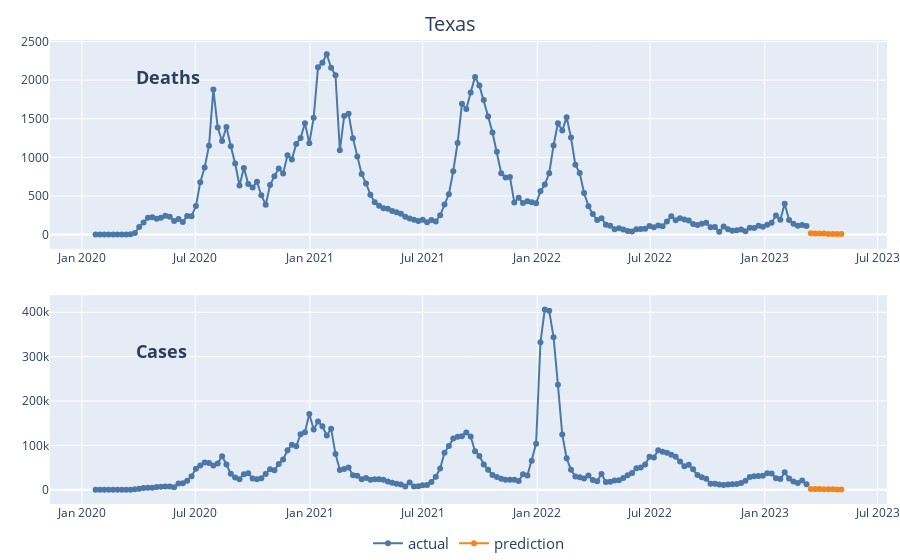

This figure's notebook cell:
### Markdown cell above
Weekly aggregate line graph:

### Code cell
figs[2]

### Figure 1 — Plotly figure (JSON) as saved in the notebook; plotly's stock layout.template omitted (floating-point values rounded to 4 significant figures; data arrays with more than 128 entries replaced by an {"elided": "..."} marker saying what was removed)
{"data": [{"line": {"color": "#4C78A8"}, "mode": "lines+markers", "name": "actual", "showlegend": true, "type": "scatter", "x": {"elided": "164 str values"}, "xaxis": "x", "y": {"elided": "164 int values"}, "yaxis": "y"}, {"line": {"color": "#F58518"}, "mode": "lines+markers", "name": "prediction", "showlegend": true, "type": "scatter", "x": ["2023-03-16T00:00:00", "2023-03-23T00:00:00", "2023-03-30T00:00:00", "2023-04-06T00:00:00", "2023-04-13T00:00:00", "2023-04-20T00:00:00", "2023-04-27T00:00:00", "2023-05-04T00:00:00"], "xaxis": "x", "y": [17, 14, 14, 13, 7, 7, 7, 7], "yaxis": "y"}, {"line": {"color": "#4C78A8"}, "mode": "lines+markers", "name": "actual", "showlegend": false, "type": "scatter", "x": {"elided": "164 str values"}, "xaxis": "x2", "y": {"elided": "164 int values"}, "yaxis": "y2"}, {"line": {"color": "#F58518"}, "mode": "lines+markers", "name": "prediction", "showlegend": false, "type": "scatter", "x": ["2023-03-16T00:00:00", "2023-03-23T00:00:00", "2023-03-30T00:00:00", "2023-04-06T00:00:00", "2023-04-13T00:00:00", "2023-04-20T00:00:00", "2023-04-27T00:00:00", "2023-05-04T00:00:00"], "xaxis": "x2", "y": [2086, 1810, 1565, 1349, 1159, 995, 850, 725], "yaxis": "y2"}], "layout": {"annotations": [{"font": {"size": 18}, "showarrow": false, "text": "<b>Deaths</b>", "x": 0.1, "xanchor": "left", "xref": "paper", "y": 0.95, "yref": "paper"}, {"font": {"size": 18}, "showarrow": false, "text": "<b>Cases</b>", "x": 0.1, "xanchor": "left", "xref": "paper", "y": 0.3, "yref": "paper"}], "autosize": true, "legend": {"font": {"size": 15}, "orientation": "h", "x": 0.5, "xanchor": "center", "y": -0.05}, "margin": {"b": 0, "l": 50, "r": 10, "t": 40}, "title": {"font": {"size": 20}, "text": "Texas", "x": 0.5, "y": 0.97}, "xaxis": {"anchor": "y", "autorange": true, "domain": [0, 1], "range": ["2019-11-12 02:57:26.3131", "2023-07-14 21:02:33.6869"], "type": "date"}, "xaxis2": {"anchor": "y2", "autorange": true, "domain": [0, 1], "range": ["2019-11-12 02:57:26.3131", "2023-07-14 21:02:33.6869"], "type": "date"}, "yaxis": {"anchor": "x", "autorange": true, "domain": [0.55, 1], "range": [-224.2, 2560.0], "type": "linear"}, "yaxis2": {"anchor": "x2", "autorange": true, "domain": [0, 0.45], "range": [-39010.0, 445400.0], "type": "linear"}}}
